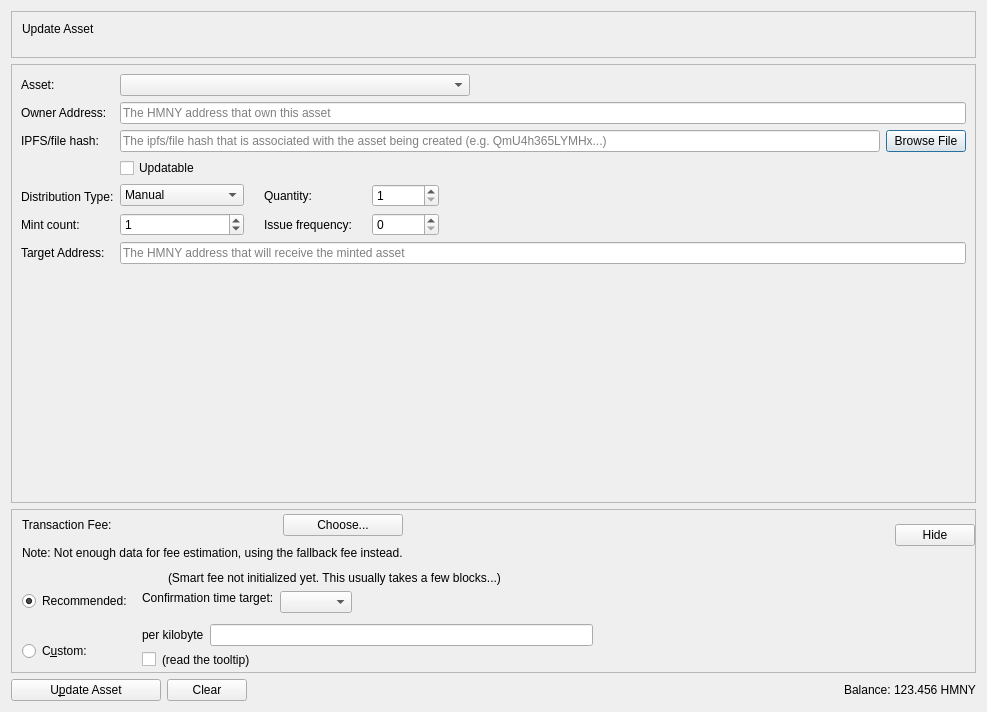
<?xml version="1.0" encoding="UTF-8"?>
<ui version="4.0">
 <class>UpdateAssetsDialog</class>
 <widget class="QDialog" name="UpdateAssetsDialog">
  <property name="windowModality">
   <enum>Qt::NonModal</enum>
  </property>
  <property name="geometry">
   <rect>
    <x>0</x>
    <y>0</y>
    <width>987</width>
    <height>712</height>
   </rect>
  </property>
  <property name="sizePolicy">
   <sizepolicy hsizetype="Preferred" vsizetype="Preferred">
    <horstretch>0</horstretch>
    <verstretch>0</verstretch>
   </sizepolicy>
  </property>
  <property name="windowTitle">
   <string notr="true">Update Asset  Form</string>
  </property>
  <property name="sizeGripEnabled">
   <bool>false</bool>
  </property>
  <property name="modal">
   <bool>false</bool>
  </property>
  <layout class="QVBoxLayout" name="verticalLayout" stretch="0,1,0,0">
   <item>
    <widget class="QFrame" name="frameCoinControl">
     <property name="sizePolicy">
      <sizepolicy hsizetype="Expanding" vsizetype="Expanding">
       <horstretch>0</horstretch>
       <verstretch>0</verstretch>
      </sizepolicy>
     </property>
     <property name="maximumSize">
      <size>
       <width>16777215</width>
       <height>16777215</height>
      </size>
     </property>
     <property name="frameShape">
      <enum>QFrame::StyledPanel</enum>
     </property>
     <property name="frameShadow">
      <enum>QFrame::Sunken</enum>
     </property>
     <layout class="QVBoxLayout" name="verticalLayoutCoinControl2">
      <property name="spacing">
       <number>0</number>
      </property>
      <property name="leftMargin">
       <number>0</number>
      </property>
      <property name="topMargin">
       <number>0</number>
      </property>
      <property name="rightMargin">
       <number>0</number>
      </property>
      <property name="bottomMargin">
       <number>6</number>
      </property>
      <item>
       <layout class="QVBoxLayout" name="verticalLayoutCoinControl" stretch="0">
        <property name="spacing">
         <number>0</number>
        </property>
        <property name="leftMargin">
         <number>10</number>
        </property>
        <property name="topMargin">
         <number>10</number>
        </property>
        <item>
         <layout class="QHBoxLayout" name="horizontalLayoutCoinControl1">
          <property name="bottomMargin">
           <number>15</number>
          </property>
          <item>
           <widget class="QLabel" name="updateAssetLabel">
            <property name="sizePolicy">
             <sizepolicy hsizetype="Preferred" vsizetype="Maximum">
              <horstretch>0</horstretch>
              <verstretch>0</verstretch>
             </sizepolicy>
            </property>
            <property name="text">
             <string>Update Asset</string>
            </property>
           </widget>
          </item>
         </layout>
        </item>
       </layout>
      </item>
     </layout>
    </widget>
   </item>
   <item>
    <widget class="QScrollArea" name="scrollArea">
     <property name="widgetResizable">
      <bool>true</bool>
     </property>
     <widget class="QWidget" name="scrollAreaWidgetContents">
      <property name="geometry">
       <rect>
        <x>0</x>
        <y>0</y>
        <width>967</width>
        <height>357</height>
       </rect>
      </property>
      <layout class="QVBoxLayout" name="verticalLayout_7" stretch="0,1">
       <property name="leftMargin">
        <number>0</number>
       </property>
       <property name="topMargin">
        <number>0</number>
       </property>
       <property name="rightMargin">
        <number>0</number>
       </property>
       <property name="bottomMargin">
        <number>0</number>
       </property>
       <item>
        <widget class="QFrame" name="frameAssetData">
         <property name="enabled">
          <bool>true</bool>
         </property>
         <property name="sizePolicy">
          <sizepolicy hsizetype="Expanding" vsizetype="Expanding">
           <horstretch>0</horstretch>
           <verstretch>0</verstretch>
          </sizepolicy>
         </property>
         <property name="frameShape">
          <enum>QFrame::NoFrame</enum>
         </property>
         <layout class="QGridLayout" name="gridLayout_2">
          <item row="6" column="0">
           <widget class="QLabel" name="ipfsLabel">
            <property name="toolTip">
             <string>&lt;html&gt;&lt;head/&gt;&lt;body&gt;&lt;p&gt;[Optional] The ipfs/file hash that contains information about the asset&lt;/p&gt;&lt;/body&gt;&lt;/html&gt;</string>
            </property>
            <property name="text">
             <string>IPFS/file hash:</string>
            </property>
           </widget>
          </item>
          <item row="6" column="3">
           <layout class="QHBoxLayout" name="horizontalLayout_6">
            <item>
             <widget class="QValidatedLineEdit" name="ipfsText">
              <property name="toolTip">
               <string>&lt;html&gt;&lt;head/&gt;&lt;body&gt;&lt;p&gt;[Optional] The ipfs/file hash that contains information about the asset&lt;/p&gt;&lt;/body&gt;&lt;/html&gt;</string>
              </property>
              <property name="maxLength">
               <number>128</number>
              </property>
              <property name="placeholderText">
               <string>The ipfs/file hash that is associated with the asset being created (e.g. QmU4h365LYMHx...)</string>
              </property>
             </widget>
            </item>
            <item>
             <widget class="QPushButton" name="openIpfsButton">
              <property name="text">
               <string>Browse File</string>
              </property>
             </widget>
            </item>
           </layout>
          </item>
          <item row="3" column="0">
           <widget class="QLabel" name="addressLabel">
            <property name="toolTip">
             <string>&lt;html&gt;&lt;head/&gt;&lt;body&gt;&lt;p&gt;HMNY address that will own this asset&lt;/p&gt;&lt;/body&gt;&lt;/html&gt;</string>
            </property>
            <property name="text">
             <string>Owner Address:</string>
            </property>
           </widget>
          </item>
          <item row="14" column="3">
           <layout class="QHBoxLayout" name="horizontalLayout_13">
            <item>
             <widget class="QValidatedLineEdit" name="targetaddressText">
              <property name="toolTip">
               <string>&lt;html&gt;&lt;head/&gt;&lt;body&gt;&lt;p&gt;The HMNY address that will receive the minted asset&lt;/p&gt;&lt;/body&gt;&lt;/html&gt;</string>
              </property>
              <property name="placeholderText">
               <string>The HMNY address that will receive the minted asset</string>
              </property>
             </widget>
            </item>
           </layout>
          </item>
          <item row="14" column="0">
           <widget class="QLabel" name="targetLabel">
            <property name="toolTip">
             <string>&lt;html&gt;&lt;head/&gt;&lt;body&gt;&lt;p&gt;The HMNY address that will receive the minted asset&lt;/p&gt;&lt;/body&gt;&lt;/html&gt;</string>
            </property>
            <property name="text">
             <string>Target Address:</string>
            </property>
           </widget>
          </item>
          <item row="10" column="0">
           <layout class="QGridLayout" name="gridLayout_3">
            <item row="3" column="0">
             <widget class="QLabel" name="mintLabel">
              <property name="text">
               <string>Mint count:</string>
              </property>
             </widget>
            </item>
            <item row="1" column="0">
             <layout class="QHBoxLayout" name="horizontalLayout_2">
              <item>
               <widget class="QLabel" name="label">
                <property name="text">
                 <string/>
                </property>
               </widget>
              </item>
             </layout>
            </item>
            <item row="2" column="0">
             <widget class="QLabel" name="typeLabel">
              <property name="text">
               <string>Distribution Type:</string>
              </property>
              <property name="margin">
               <number>0</number>
              </property>
             </widget>
            </item>
           </layout>
          </item>
          <item row="2" column="0">
           <widget class="QLabel" name="assetNameLabel">
            <property name="text">
             <string>Asset:</string>
            </property>
           </widget>
          </item>
          <item row="10" column="3">
           <layout class="QGridLayout" name="gridLayout">
            <property name="rightMargin">
             <number>0</number>
            </property>
            <property name="horizontalSpacing">
             <number>20</number>
            </property>
            <item row="1" column="1">
             <widget class="QLabel" name="quantityLabel">
              <property name="text">
               <string>Quantity:</string>
              </property>
             </widget>
            </item>
            <item row="2" column="1">
             <widget class="QLabel" name="IssueFrequencyLabel">
              <property name="text">
               <string>Issue frequency:</string>
              </property>
             </widget>
            </item>
            <item row="2" column="2">
             <widget class="QSpinBox" name="IssueFrequencyBox">
              <property name="toolTip">
               <string>&lt;html&gt;&lt;head/&gt;&lt;body&gt;&lt;p&gt;The frequency that this asset will be minted&lt;/p&gt;&lt;/body&gt;&lt;/html&gt;</string>
              </property>
             </widget>
            </item>
            <item row="1" column="3">
             <spacer name="horizontalSpacer_2">
              <property name="orientation">
               <enum>Qt::Horizontal</enum>
              </property>
              <property name="sizeHint" stdset="0">
               <size>
                <width>40</width>
                <height>20</height>
               </size>
              </property>
             </spacer>
            </item>
            <item row="2" column="0">
             <widget class="QSpinBox" name="maxmintSpinBox">
              <property name="minimumSize">
               <size>
                <width>124</width>
                <height>0</height>
               </size>
              </property>
              <property name="toolTip">
               <string>&lt;html&gt;&lt;head/&gt;&lt;body&gt;&lt;p&gt;Number of times this asset can be minted&lt;/p&gt;&lt;/body&gt;&lt;/html&gt;</string>
              </property>
              <property name="maximum">
               <number>65535</number>
              </property>
              <property name="value">
               <number>1</number>
              </property>
             </widget>
            </item>
            <item row="1" column="0">
             <widget class="QComboBox" name="distributionBox">
              <item>
               <property name="text">
                <string>Manual</string>
               </property>
              </item>
              <item>
               <property name="text">
                <string>Coinbase</string>
               </property>
              </item>
              <item>
               <property name="text">
                <string>schedule</string>
               </property>
              </item>
              <item>
               <property name="text">
                <string>Addresss</string>
               </property>
              </item>
             </widget>
            </item>
            <item row="1" column="2">
             <widget class="QDoubleSpinBox" name="quantitySpinBox">
              <property name="toolTip">
               <string>The number of assets that will be created</string>
              </property>
              <property name="decimals">
               <number>0</number>
              </property>
              <property name="minimum">
               <double>1.000000000000000</double>
              </property>
              <property name="maximum">
               <double>21000000000.000000000000000</double>
              </property>
              <property name="value">
               <double>1.000000000000000</double>
              </property>
             </widget>
            </item>
            <item row="0" column="0">
             <widget class="QCheckBox" name="updatableBox">
              <property name="toolTip">
               <string>&lt;html&gt;&lt;head/&gt;&lt;body&gt;&lt;p&gt;If the owner of this asset will be able to update the asset in the future&lt;/p&gt;&lt;/body&gt;&lt;/html&gt;</string>
              </property>
              <property name="text">
               <string>Updatable</string>
              </property>
             </widget>
            </item>
           </layout>
          </item>
          <item row="3" column="3">
           <layout class="QHBoxLayout" name="horizontalLayout_10">
            <item>
             <widget class="QValidatedLineEdit" name="owneraddressText">
              <property name="toolTip">
               <string>&lt;html&gt;&lt;head/&gt;&lt;body&gt;&lt;p&gt;HMNY address that will own this asset&lt;/p&gt;&lt;/body&gt;&lt;/html&gt;</string>
              </property>
              <property name="text">
               <string/>
              </property>
              <property name="placeholderText">
               <string>The HMNY address that own this asset</string>
              </property>
             </widget>
            </item>
           </layout>
          </item>
          <item row="2" column="3">
           <layout class="QHBoxLayout" name="horizontalLayout">
            <item>
             <widget class="QComboBox" name="assetList">
              <property name="minimumSize">
               <size>
                <width>350</width>
                <height>0</height>
               </size>
              </property>
             </widget>
            </item>
            <item>
             <spacer name="horizontalSpacer">
              <property name="orientation">
               <enum>Qt::Horizontal</enum>
              </property>
              <property name="sizeHint" stdset="0">
               <size>
                <width>40</width>
                <height>20</height>
               </size>
              </property>
             </spacer>
            </item>
           </layout>
          </item>
         </layout>
        </widget>
       </item>
       <item>
        <spacer name="verticalSpacer">
         <property name="orientation">
          <enum>Qt::Vertical</enum>
         </property>
         <property name="sizeHint" stdset="0">
          <size>
           <width>338</width>
           <height>40</height>
          </size>
         </property>
        </spacer>
       </item>
      </layout>
     </widget>
    </widget>
   </item>
   <item>
    <widget class="QFrame" name="frameFee">
     <property name="sizePolicy">
      <sizepolicy hsizetype="Preferred" vsizetype="Fixed">
       <horstretch>0</horstretch>
       <verstretch>0</verstretch>
      </sizepolicy>
     </property>
     <property name="frameShape">
      <enum>QFrame::StyledPanel</enum>
     </property>
     <property name="frameShadow">
      <enum>QFrame::Raised</enum>
     </property>
     <layout class="QVBoxLayout" name="verticalLayout_3">
      <property name="spacing">
       <number>0</number>
      </property>
      <property name="leftMargin">
       <number>0</number>
      </property>
      <property name="topMargin">
       <number>0</number>
      </property>
      <property name="rightMargin">
       <number>0</number>
      </property>
      <property name="bottomMargin">
       <number>0</number>
      </property>
      <item>
       <layout class="QVBoxLayout" name="verticalLayoutFee2" stretch="0,0,0">
        <property name="spacing">
         <number>0</number>
        </property>
        <property name="leftMargin">
         <number>10</number>
        </property>
        <property name="topMargin">
         <number>0</number>
        </property>
        <item>
         <layout class="QHBoxLayout" name="horizontalLayoutFee1">
          <property name="bottomMargin">
           <number>0</number>
          </property>
          <item>
           <layout class="QVBoxLayout" name="verticalLayout_8">
            <item>
             <layout class="QVBoxLayout" name="verticalLayoutFee7">
              <property name="spacing">
               <number>0</number>
              </property>
              <item>
               <spacer name="verticalSpacerSmartFee">
                <property name="orientation">
                 <enum>Qt::Vertical</enum>
                </property>
                <property name="sizeType">
                 <enum>QSizePolicy::Fixed</enum>
                </property>
                <property name="sizeHint" stdset="0">
                 <size>
                  <width>1</width>
                  <height>4</height>
                 </size>
                </property>
               </spacer>
              </item>
              <item>
               <layout class="QHBoxLayout" name="horizontalLayoutSmartFee">
                <property name="spacing">
                 <number>10</number>
                </property>
                <item>
                 <widget class="QLabel" name="labelFeeHeadline">
                  <property name="text">
                   <string>Transaction Fee:</string>
                  </property>
                 </widget>
                </item>
                <item>
                 <widget class="QLabel" name="labelFeeMinimized">
                  <property name="text">
                   <string/>
                  </property>
                 </widget>
                </item>
                <item>
                 <widget class="QPushButton" name="buttonChooseFee">
                  <property name="text">
                   <string>Choose...</string>
                  </property>
                 </widget>
                </item>
               </layout>
              </item>
              <item>
               <spacer name="verticalSpacer_5">
                <property name="orientation">
                 <enum>Qt::Vertical</enum>
                </property>
                <property name="sizeHint" stdset="0">
                 <size>
                  <width>1</width>
                  <height>10</height>
                 </size>
                </property>
               </spacer>
              </item>
             </layout>
            </item>
            <item>
             <widget class="QLabel" name="fallbackFeeWarningLabel">
              <property name="font">
               <font>
                <bold>false</bold>
               </font>
              </property>
              <property name="toolTip">
               <string>Using the fallbackfee can result in sending a transaction that will take several hours or days (or never) to confirm. Consider choosing your fee manually or wait until you have validated the complete chain.</string>
              </property>
              <property name="text">
               <string>Note: Not enough data for fee estimation, using the fallback fee instead.</string>
              </property>
              <property name="wordWrap">
               <bool>false</bool>
              </property>
             </widget>
            </item>
            <item>
             <spacer name="verticalSpacer_7">
              <property name="orientation">
               <enum>Qt::Vertical</enum>
              </property>
              <property name="sizeHint" stdset="0">
               <size>
                <width>1</width>
                <height>1</height>
               </size>
              </property>
             </spacer>
            </item>
           </layout>
          </item>
          <item>
           <spacer name="horizontalSpacer_5">
            <property name="orientation">
             <enum>Qt::Horizontal</enum>
            </property>
            <property name="sizeHint" stdset="0">
             <size>
              <width>40</width>
              <height>20</height>
             </size>
            </property>
           </spacer>
          </item>
          <item>
           <widget class="QPushButton" name="buttonMinimizeFee">
            <property name="toolTip">
             <string>collapse fee-settings</string>
            </property>
            <property name="text">
             <string>Hide</string>
            </property>
           </widget>
          </item>
         </layout>
        </item>
        <item>
         <widget class="QFrame" name="frameFeeSelection">
          <layout class="QVBoxLayout" name="verticalLayoutFee12">
           <property name="spacing">
            <number>0</number>
           </property>
           <property name="leftMargin">
            <number>0</number>
           </property>
           <property name="topMargin">
            <number>0</number>
           </property>
           <property name="rightMargin">
            <number>0</number>
           </property>
           <property name="bottomMargin">
            <number>0</number>
           </property>
           <item>
            <layout class="QGridLayout" name="gridLayoutFee">
             <property name="topMargin">
              <number>10</number>
             </property>
             <property name="bottomMargin">
              <number>4</number>
             </property>
             <property name="horizontalSpacing">
              <number>10</number>
             </property>
             <property name="verticalSpacing">
              <number>4</number>
             </property>
             <item row="1" column="1">
              <layout class="QVBoxLayout" name="verticalLayoutFee8">
               <property name="spacing">
                <number>6</number>
               </property>
               <property name="topMargin">
                <number>3</number>
               </property>
               <item>
                <layout class="QHBoxLayout" name="horizontalLayoutFee13">
                 <item>
                  <widget class="QLabel" name="labelCustomPerKilobyte">
                   <property name="toolTip">
                    <string>If the custom fee is set to 1000 satoshis and the transaction is only 250 bytes, then &quot;per kilobyte&quot; only pays 250 satoshis in fee, while &quot;total at least&quot; pays 1000 satoshis. For transactions bigger than a kilobyte both pay by kilobyte.</string>
                   </property>
                   <property name="text">
                    <string>per kilobyte</string>
                   </property>
                  </widget>
                 </item>
                 <item>
                  <widget class="BitcoinAmountField" name="customFee"/>
                 </item>
                 <item>
                  <spacer name="horizontalSpacer_6">
                   <property name="orientation">
                    <enum>Qt::Horizontal</enum>
                   </property>
                   <property name="sizeHint" stdset="0">
                    <size>
                     <width>1</width>
                     <height>1</height>
                    </size>
                   </property>
                  </spacer>
                 </item>
                </layout>
               </item>
               <item>
                <layout class="QHBoxLayout" name="horizontalLayoutFee8">
                 <item>
                  <widget class="QCheckBox" name="checkBoxMinimumFee">
                   <property name="toolTip">
                    <string>Paying only the minimum fee is just fine as long as there is less transaction volume than space in the blocks. But be aware that this can end up in a never confirming transaction once there is more demand for HashmonkeyCoin transactions than the network can process.</string>
                   </property>
                   <property name="text">
                    <string/>
                   </property>
                  </widget>
                 </item>
                 <item>
                  <widget class="QLabel" name="labelMinFeeWarning">
                   <property name="enabled">
                    <bool>true</bool>
                   </property>
                   <property name="toolTip">
                    <string>Paying only the minimum fee is just fine as long as there is less transaction volume than space in the blocks. But be aware that this can end up in a never confirming transaction once there is more demand for HashmonkeyCoin transactions than the network can process.</string>
                   </property>
                   <property name="text">
                    <string>(read the tooltip)</string>
                   </property>
                   <property name="margin">
                    <number>5</number>
                   </property>
                  </widget>
                 </item>
                 <item>
                  <spacer name="horizontalSpacer_7">
                   <property name="orientation">
                    <enum>Qt::Horizontal</enum>
                   </property>
                   <property name="sizeHint" stdset="0">
                    <size>
                     <width>1</width>
                     <height>1</height>
                    </size>
                   </property>
                  </spacer>
                 </item>
                </layout>
               </item>
              </layout>
             </item>
             <item row="0" column="0">
              <layout class="QVBoxLayout" name="verticalLayoutFee4" stretch="0,1">
               <property name="leftMargin">
                <number>0</number>
               </property>
               <property name="topMargin">
                <number>20</number>
               </property>
               <item>
                <widget class="QRadioButton" name="radioSmartFee">
                 <property name="text">
                  <string>Recommended:</string>
                 </property>
                 <property name="checked">
                  <bool>true</bool>
                 </property>
                 <attribute name="buttonGroup">
                  <string notr="true">groupFee</string>
                 </attribute>
                </widget>
               </item>
               <item>
                <spacer name="verticalSpacer_2">
                 <property name="orientation">
                  <enum>Qt::Vertical</enum>
                 </property>
                 <property name="sizeHint" stdset="0">
                  <size>
                   <width>1</width>
                   <height>1</height>
                  </size>
                 </property>
                </spacer>
               </item>
              </layout>
             </item>
             <item row="1" column="0">
              <layout class="QVBoxLayout" name="verticalLayoutFee9" stretch="0,1">
               <property name="topMargin">
                <number>20</number>
               </property>
               <item>
                <widget class="QRadioButton" name="radioCustomFee">
                 <property name="text">
                  <string>C&amp;ustom:</string>
                 </property>
                 <attribute name="buttonGroup">
                  <string notr="true">groupFee</string>
                 </attribute>
                </widget>
               </item>
               <item>
                <spacer name="verticalSpacer_6">
                 <property name="orientation">
                  <enum>Qt::Vertical</enum>
                 </property>
                 <property name="sizeHint" stdset="0">
                  <size>
                   <width>1</width>
                   <height>1</height>
                  </size>
                 </property>
                </spacer>
               </item>
              </layout>
             </item>
             <item row="0" column="1">
              <layout class="QVBoxLayout" name="verticalLayoutFee3" stretch="0,0,1">
               <property name="spacing">
                <number>6</number>
               </property>
               <property name="topMargin">
                <number>0</number>
               </property>
               <property name="bottomMargin">
                <number>3</number>
               </property>
               <item>
                <layout class="QHBoxLayout" name="horizontalLayoutFee12">
                 <item>
                  <widget class="QLabel" name="labelSmartFee">
                   <property name="text">
                    <string/>
                   </property>
                   <property name="margin">
                    <number>2</number>
                   </property>
                  </widget>
                 </item>
                 <item>
                  <widget class="QLabel" name="labelFeeEstimation">
                   <property name="text">
                    <string/>
                   </property>
                  </widget>
                 </item>
                 <item>
                  <widget class="QLabel" name="labelSmartFee2">
                   <property name="text">
                    <string>(Smart fee not initialized yet. This usually takes a few blocks...)</string>
                   </property>
                   <property name="margin">
                    <number>2</number>
                   </property>
                  </widget>
                 </item>
                 <item>
                  <spacer name="horizontalSpacer_8">
                   <property name="orientation">
                    <enum>Qt::Horizontal</enum>
                   </property>
                   <property name="sizeHint" stdset="0">
                    <size>
                     <width>1</width>
                     <height>1</height>
                    </size>
                   </property>
                  </spacer>
                 </item>
                </layout>
               </item>
               <item>
                <layout class="QHBoxLayout" name="horizontalLayoutFee9">
                 <item>
                  <layout class="QVBoxLayout" name="verticalLayoutFee6">
                   <item>
                    <widget class="QLabel" name="labelSmartFee3">
                     <property name="text">
                      <string>Confirmation time target:</string>
                     </property>
                     <property name="margin">
                      <number>2</number>
                     </property>
                    </widget>
                   </item>
                   <item>
                    <spacer name="verticalSpacer_3">
                     <property name="orientation">
                      <enum>Qt::Vertical</enum>
                     </property>
                     <property name="sizeHint" stdset="0">
                      <size>
                       <width>1</width>
                       <height>1</height>
                      </size>
                     </property>
                    </spacer>
                   </item>
                  </layout>
                 </item>
                 <item>
                  <layout class="QVBoxLayout" name="verticalLayoutFee5">
                   <property name="rightMargin">
                    <number>30</number>
                   </property>
                   <item>
                    <layout class="QHBoxLayout" name="horizontalLayoutConfTarget">
                     <property name="bottomMargin">
                      <number>0</number>
                     </property>
                     <item>
                      <widget class="QComboBox" name="confTargetSelector"/>
                     </item>
                     <item>
                      <spacer name="horizontalSpacerConfTarget">
                       <property name="orientation">
                        <enum>Qt::Horizontal</enum>
                       </property>
                       <property name="sizeHint" stdset="0">
                        <size>
                         <width>40</width>
                         <height>20</height>
                        </size>
                       </property>
                      </spacer>
                     </item>
                    </layout>
                   </item>
                  </layout>
                 </item>
                </layout>
               </item>
               <item>
                <spacer name="verticalSpacer_4">
                 <property name="orientation">
                  <enum>Qt::Vertical</enum>
                 </property>
                 <property name="sizeHint" stdset="0">
                  <size>
                   <width>1</width>
                   <height>1</height>
                  </size>
                 </property>
                </spacer>
               </item>
              </layout>
             </item>
            </layout>
           </item>
          </layout>
         </widget>
        </item>
        <item>
         <spacer name="verticalSpacerFee">
          <property name="orientation">
           <enum>Qt::Vertical</enum>
          </property>
          <property name="sizeType">
           <enum>QSizePolicy::Expanding</enum>
          </property>
          <property name="sizeHint" stdset="0">
           <size>
            <width>40</width>
            <height>1</height>
           </size>
          </property>
         </spacer>
        </item>
       </layout>
      </item>
     </layout>
    </widget>
   </item>
   <item>
    <layout class="QHBoxLayout" name="horizontalLayout_8">
     <item>
      <widget class="QPushButton" name="updateAssetButton">
       <property name="minimumSize">
        <size>
         <width>150</width>
         <height>0</height>
        </size>
       </property>
       <property name="text">
        <string>U&amp;pdate Asset</string>
       </property>
      </widget>
     </item>
     <item>
      <widget class="QPushButton" name="clearButton">
       <property name="text">
        <string>Clear</string>
       </property>
      </widget>
     </item>
     <item>
      <spacer name="horizontalSpacer_3">
       <property name="orientation">
        <enum>Qt::Horizontal</enum>
       </property>
       <property name="sizeHint" stdset="0">
        <size>
         <width>40</width>
         <height>20</height>
        </size>
       </property>
      </spacer>
     </item>
     <item>
      <layout class="QHBoxLayout" name="horizontalLayout_7">
       <property name="spacing">
        <number>3</number>
       </property>
       <item>
        <widget class="QLabel" name="labelBalanceText">
         <property name="layoutDirection">
          <enum>Qt::RightToLeft</enum>
         </property>
         <property name="text">
          <string>Balance:</string>
         </property>
         <property name="indent">
          <number>-1</number>
         </property>
        </widget>
       </item>
       <item>
        <widget class="QLabel" name="labelBalance">
         <property name="layoutDirection">
          <enum>Qt::LeftToRight</enum>
         </property>
         <property name="text">
          <string>123.456 HMNY</string>
         </property>
         <property name="textInteractionFlags">
          <set>Qt::LinksAccessibleByMouse|Qt::TextSelectableByKeyboard|Qt::TextSelectableByMouse</set>
         </property>
        </widget>
       </item>
      </layout>
     </item>
    </layout>
   </item>
  </layout>
 </widget>
 <customwidgets>
  <customwidget>
   <class>QValidatedLineEdit</class>
   <extends>QLineEdit</extends>
   <header>qt/qvalidatedlineedit.h</header>
  </customwidget>
  <customwidget>
   <class>BitcoinAmountField</class>
   <extends>QLineEdit</extends>
   <header>qt/bitcoinamountfield.h</header>
   <container>1</container>
  </customwidget>
 </customwidgets>
 <resources/>
 <connections/>
 <buttongroups>
  <buttongroup name="groupFee">
   <property name="exclusive">
    <bool>true</bool>
   </property>
  </buttongroup>
 </buttongroups>
</ui>
